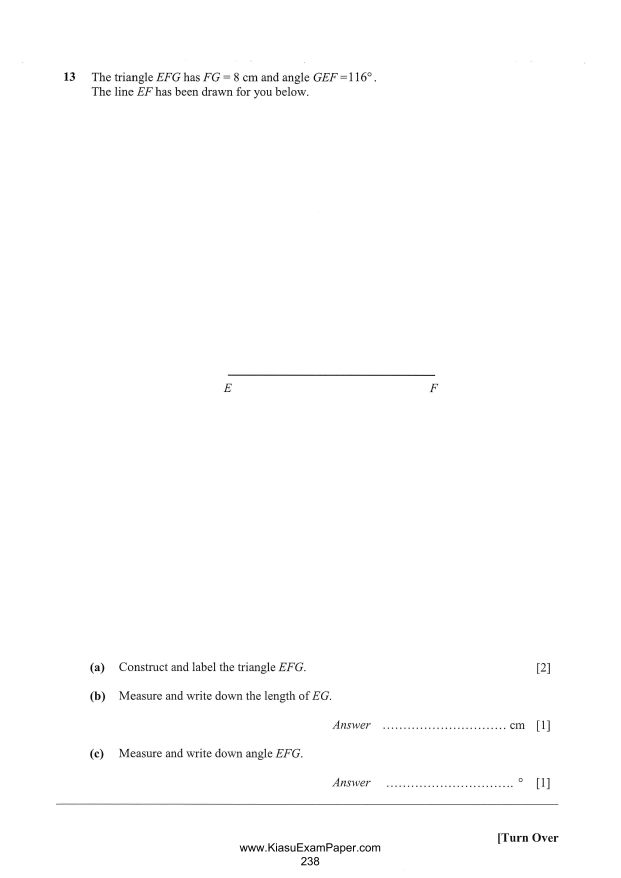
#> input picture pdf-processor/output/page_10.png, 2482 x 3510 px (shown at 1/4 size)
$ python detect_diagrams_hybrid.py output/page_10.png
#> lines starting #> are read from the running program, lines starting #| are printed output that depends on the picture; after the words box and inside, x2 and y2 are one past the last pixel; in counts of white or black regions, pixels touching at a corner belong together
#!/usr/bin/env python3
"""
Advanced diagram detection combining multiple computer vision techniques
"""

from PIL import Image
from pathlib import Path
import cv2
import numpy as np

def detect_diagrams_hybrid(image_path, output_dir='output'):
    """
    Hybrid approach: Edge detection + Contour analysis + Density mapping + Grid detection
    """
#> called with image_path = 'output/page_10.png', output_dir = 'output'

    print(f"Detecting diagrams in {Path(image_path).name}...")

    # Load image
    image = cv2.imread(str(image_path))
#> image is the input picture: shape (3510, 2482, 3); min 0, max 255, mean 253.3
    gray = cv2.cvtColor(image, cv2.COLOR_BGR2GRAY)
    height, width = gray.shape

    # Strategy 1: Edge-based detection
    edges = cv2.Canny(gray, 30, 100)
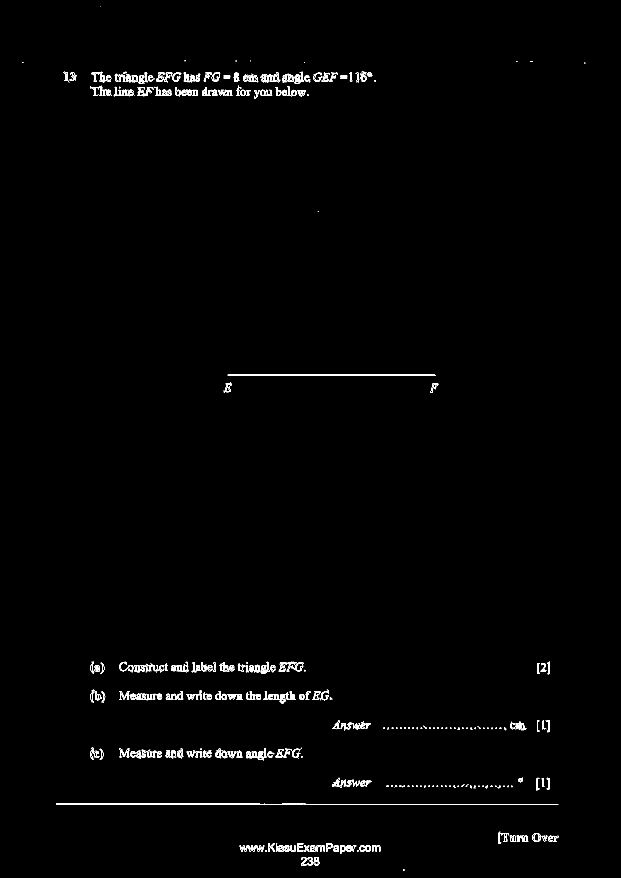
#> edges: shape (3510, 2482) (shown at 1/4 size); 0.5% white in thin lines or dots, all inside (x1, y1, x2, y2) = (89, 24, 2341, 3482)

    # Dilate edges to connect nearby elements
    kernel = np.ones((5, 5), np.uint8)
    dilated_edges = cv2.dilate(edges, kernel, iterations=3)
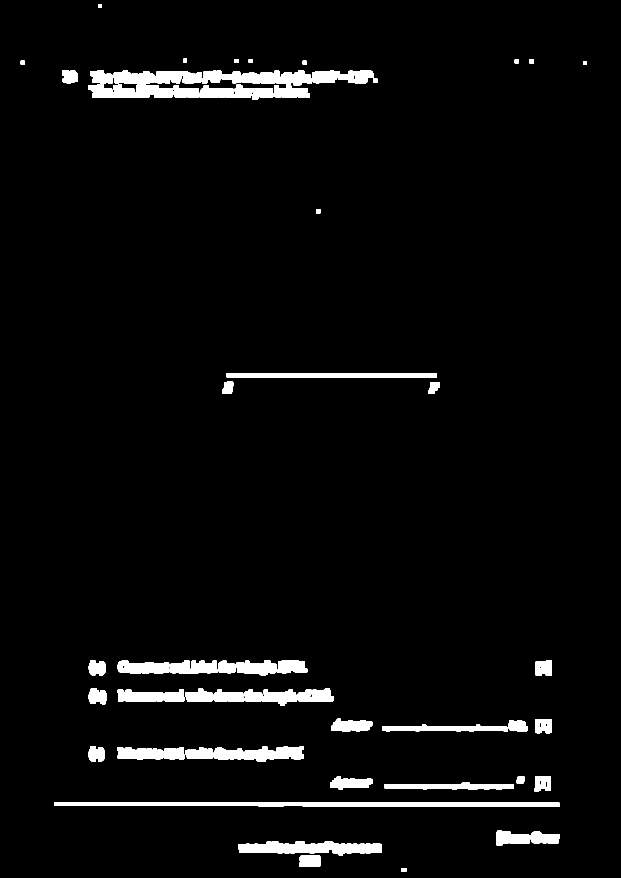
#> dilated_edges: shape (3510, 2482) (shown at 1/4 size); 3.7% white; 61 white regions

    # Find contours on dilated edges
    contours, _ = cv2.findContours(dilated_edges, cv2.RETR_EXTERNAL, cv2.CHAIN_APPROX_SIMPLE)
#> contours = 61 contours; largest, box (x1, y1, x2, y2) and area: (218, 3209, 2239, 3226) 28368, (354, 281, 807, 391) 28050, (952, 3367, 1527, 3422) 21252, (905, 1492, 1747, 1510) 13256, (945, 2641, 1229, 2701) 12034

    # Strategy 2: Density-based detection
    # Create a grid and measure edge density in each cell
    grid_size = 100
    density_map = np.zeros((height // grid_size + 1, width // grid_size + 1))

    for i in range(0, height, grid_size):
        for j in range(0, width, grid_size):
            cell = edges[i:i+grid_size, j:j+grid_size]
            density_map[i // grid_size, j // grid_size] = np.sum(cell) / (grid_size * grid_size)
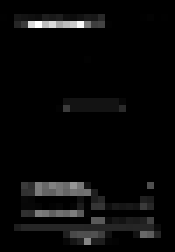
#> density_map: shape (36, 25) float64 (shown 7 times larger); min 0, max 34.04, mean 1.2; drawn with min black and max white

    # Find regions with high edge density (likely diagrams)
    threshold = np.percentile(density_map, 90)  # Top 10% density
#> threshold = 3.96
    high_density_regions = density_map > threshold
#> high_density_regions: shape (36, 25) bool; 10% white in thin lines or dots, all inside (x1, y1, x2, y2) = (2, 2, 23, 35)

    # Strategy 3: Grid detection for coordinate geometry
    grid_diagrams = detect_coordinate_grids(gray, edges, width, height)

    diagrams = []

    # Process contours
    for contour in contours:
        x, y, w, h = cv2.boundingRect(contour)
        area = w * h

        # Check if this region overlaps with high-density areas
        center_x, center_y = x + w // 2, y + h // 2
        grid_x, grid_y = center_y // grid_size, center_x // grid_size

        if grid_x < density_map.shape[0] and grid_y < density_map.shape[1]:
            region_density = density_map[grid_x, grid_y]
        else:
            region_density = 0

        # Filters - balanced to catch valid diagrams without false positives
        is_large_enough = area > 10000  # 10k pixels minimum (was 15k - too strict)
        max_area = width * height * 0.35  # Max 35% of page area (was 15% - too strict)
        is_not_too_large = area < max_area
        is_not_full_width = w < width * 0.65  # Max 65% of page width (was 40% - too strict)
        is_not_full_height = h < height * 0.60  # Max 60% of page height (was 40% - too strict)
        aspect_ratio = w / h if h > 0 else 0
        is_reasonable = 0.3 < aspect_ratio < 4.0  # More flexible aspect ratio (was 0.4-2.5)
        has_content = region_density > threshold * 0.65  # High density requirement (was 0.8 - too strict)

        # Debug print for ALL significant regions to help troubleshooting
        if area > 50000:  # Print for regions > 50k pixels
            print(f"    Contour: {w}x{h}px ({area}px), max={max_area:.0f}, large_ok={is_large_enough}, size_ok={is_not_too_large}, width_ok={is_not_full_width}, height_ok={is_not_full_height}, aspect_ok={is_reasonable}, density_ok={has_content}")

        # Require: reasonable size, not full page, good aspect ratio, high density
        if (is_large_enough and is_not_too_large and is_not_full_width and
            is_not_full_height and is_reasonable and has_content):

            # Calculate confidence score (0-100)
            # Factors: density, size, aspect ratio, edge content
            density_score = min(region_density / threshold, 1.0) * 40  # Max 40 points
            size_score = min(area / 100000, 1.0) * 30  # Max 30 points (100k pixels = full score)
            aspect_score = 20 if 0.3 < aspect_ratio < 3.0 else 10  # 20 points for good aspect ratio
            edge_score = min(np.sum(edges[y:y+h, x:x+w]) / area * 100, 10)  # Max 10 points

            confidence = density_score + size_score + aspect_score + edge_score

            diagrams.append({
                'bbox': (x, y, x + w, y + h),
                'area': area,
                'density': region_density,
                'confidence': round(min(confidence, 100), 1),
                'source': 'contour_density'
            })

    # Add grid diagrams
    diagrams.extend(grid_diagrams)

    # Sort by area
    diagrams = sorted(diagrams, key=lambda x: x['area'], reverse=True)

    # Remove overlapping detections (keep larger ones)
    filtered_diagrams = []
    for diag in diagrams:
        x1, y1, x2, y2 = diag['bbox']
        is_overlapping = False

        for existing in filtered_diagrams:
            ex1, ey1, ex2, ey2 = existing['bbox']
            # Check for significant overlap
            overlap_x = max(0, min(x2, ex2) - max(x1, ex1))
            overlap_y = max(0, min(y2, ey2) - max(y1, ey1))
            overlap_area = overlap_x * overlap_y

            if overlap_area > diag['area'] * 0.5:  # More than 50% overlap
                is_overlapping = True
                break

        if not is_overlapping:
            filtered_diagrams.append(diag)

    print(f"  ✓ Found {len(filtered_diagrams)} diagrams")
    for i, d in enumerate(filtered_diagrams[:3]):
        bbox = d['bbox']
        w, h = bbox[2] - bbox[0], bbox[3] - bbox[1]
        source = d.get('source', 'unknown')
        print(f"    #{i+1}: {w}x{h}px, density={d['density']:.2f}, conf={d['confidence']:.1f}%, source={source}")

    return filtered_diagrams


def detect_coordinate_grids(gray, edges, width, height):
    """
    Detect coordinate grids by finding regular intersection patterns
    """
#> called with width = 2482, height = 3510
    grid_diagrams = []
    output_dir = Path('output/debug')
    output_dir.mkdir(exist_ok=True)

    # Pre-processing to reduce noise
    blurred = cv2.GaussianBlur(gray, (5, 5), 0)

    # Method 1: Look for regions with regular grid patterns using morphological operations
    # Create horizontal and vertical line detectors - larger kernels to be less sensitive
    horizontal_kernel = cv2.getStructuringElement(cv2.MORPH_RECT, (40, 1))
    vertical_kernel = cv2.getStructuringElement(cv2.MORPH_RECT, (1, 40))

    # Apply morphological operations on blurred image edges
    edges_blurred = cv2.Canny(blurred, 50, 150)
#> edges_blurred: shape (3510, 2482); 0.46% white in thin lines or dots, all inside (x1, y1, x2, y2) = (89, 242, 2341, 3462)
    horizontal_lines = cv2.morphologyEx(edges_blurred, cv2.MORPH_OPEN, horizontal_kernel)
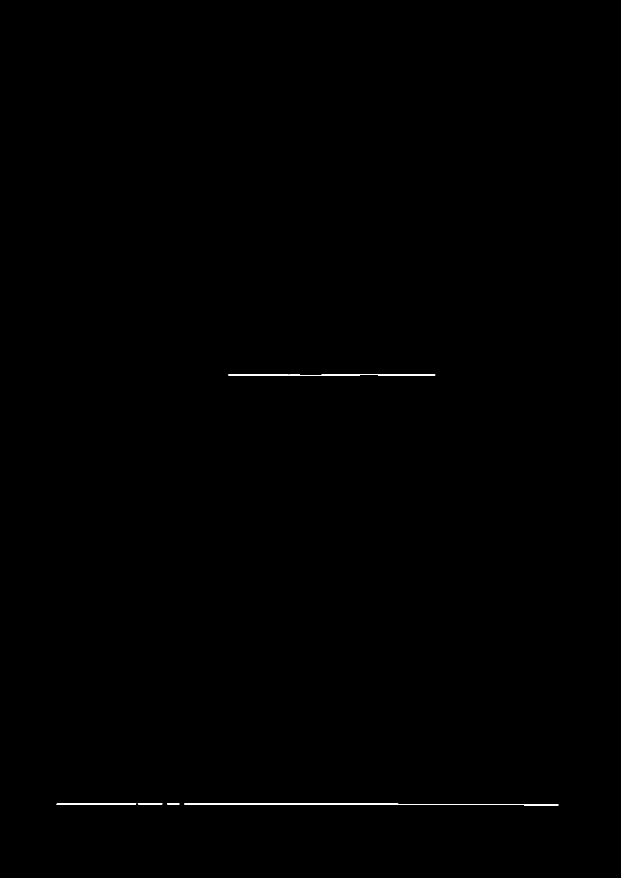
#> horizontal_lines: shape (3510, 2482) (shown at 1/4 size); 0.06% white in thin lines or dots, all inside (x1, y1, x2, y2) = (225, 1498, 2234, 3221)
    vertical_lines = cv2.morphologyEx(edges_blurred, cv2.MORPH_OPEN, vertical_kernel)
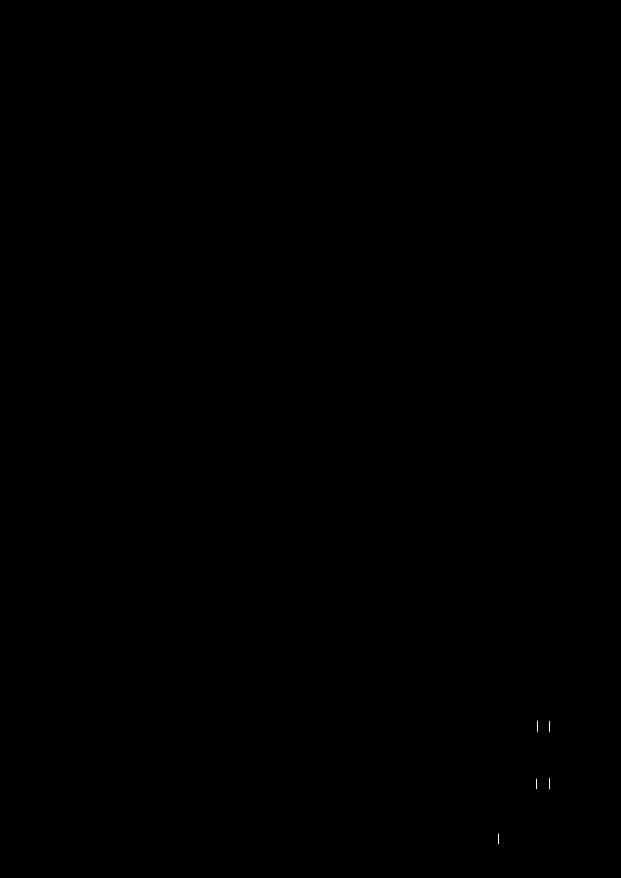
#> vertical_lines: shape (3510, 2482) (shown at 1/4 size); 0% white in thin lines or dots, all inside (x1, y1, x2, y2) = (1993, 2883, 2199, 3376)

    # Save debug images
    cv2.imwrite(str(output_dir / 'grid_horizontal_lines.png'), horizontal_lines)
    cv2.imwrite(str(output_dir / 'grid_vertical_lines.png'), vertical_lines)

    # Find intersections (grid points)
    intersections = cv2.bitwise_and(horizontal_lines, vertical_lines)
#> intersections: shape (3510, 2482); every value is 0
    cv2.imwrite(str(output_dir / 'grid_intersections.png'), intersections)

    # Find contours of intersection regions
    contours, _ = cv2.findContours(intersections, cv2.RETR_EXTERNAL, cv2.CHAIN_APPROX_SIMPLE)
#> contours = []

    print(f"    [Grid Debug] Method 1 (Intersections): Found {len(contours)} intersection contours.")
#|     [Grid Debug] Method 1 (Intersections): Found 0 intersection contours.

    for i, contour in enumerate(contours):
        x, y, w, h = cv2.boundingRect(contour)
        area = w * h

        if area > 1000:  # Minimum intersection area
            print(f"    [Grid Debug] Contour #{i}: Area={area}px")
            # Check if this region has regular grid spacing
            region = intersections[y:y+h, x:x+w]

            # Find all intersection points in this region
            points = np.column_stack(np.where(region > 0))
            print(f"    [Grid Debug] Contour #{i}: Found {len(points)} intersection points.")

            if len(points) >= 9:  # Need at least 3x3 grid points
                # Analyze spacing
                y_coords = np.unique(points[:, 0])  # Row coordinates
                x_coords = np.unique(points[:, 1])  # Column coordinates

                if len(y_coords) >= 3 and len(x_coords) >= 3:
                    y_spacing = np.diff(y_coords)
                    x_spacing = np.diff(x_coords)

                    y_spacing_std = np.std(y_spacing) if len(y_spacing) > 0 else 0
                    x_spacing_std = np.std(x_spacing) if len(x_spacing) > 0 else 0

                    y_mean_spacing = np.mean(y_spacing) if len(y_spacing) > 0 else 0
                    x_mean_spacing = np.mean(x_spacing) if len(x_spacing) > 0 else 0

                    # Check regularity
                    y_cv = y_spacing_std / y_mean_spacing if y_mean_spacing > 0 else 0
                    x_cv = x_spacing_std / x_mean_spacing if x_mean_spacing > 0 else 0

                    print(f"    [Grid Debug] Contour #{i}: Y-spacing CV={y_cv:.2f}, X-spacing CV={x_cv:.2f}")

                    # Relaxed CV thresholds - real grids can have some variation
                    if y_cv < 2.0 and x_cv < 2.0 and y_mean_spacing > 5 and x_mean_spacing > 5:
                        # This looks like a regular grid
                        grid_area = w * h

                        if grid_area > 10000:  # Minimum grid area
                            confidence = min(len(y_coords) * len(x_coords) * 2 + (1.0 - y_cv - x_cv) * 40, 100)

                            grid_diagrams.append({
                                'bbox': (x, y, x + w, y + h),
                                'area': grid_area,
                                'density': len(points),
                                'confidence': round(confidence, 1),
                                'source': 'grid_intersection'
                            })
                            print(f"    ✓ Detected grid by intersections: {w}x{h}px, {len(x_coords)}x{len(y_coords)} grid, conf={confidence:.1f}%")
#> this loop made 0 passes
#> after the loop, grid_diagrams = []

    # Method 2: Fallback to line-based detection if no intersections found
    if not grid_diagrams:
        print("    [Grid Debug] Method 1 failed, trying Method 2 (Hough Lines).")
        # Use adaptive thresholding for better line detection
        thresh = cv2.adaptiveThreshold(blurred, 255, cv2.ADAPTIVE_THRESH_GAUSSIAN_C, cv2.THRESH_BINARY_INV, 15, 4)
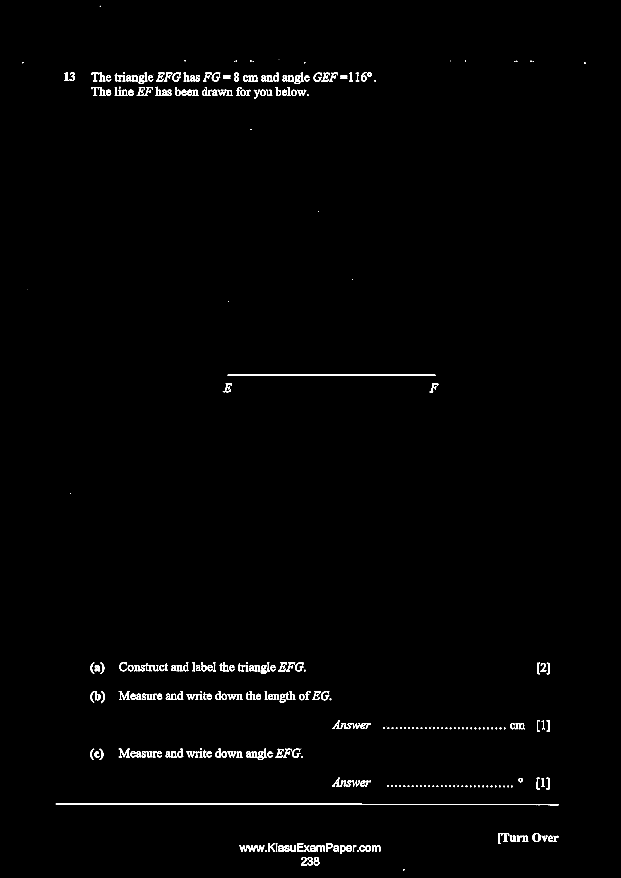
#> thresh: shape (3510, 2482) (shown at 1/4 size); 0.86% white; 349 white regions (28 under 20 px), largest, box (x1, y1, x2, y2) and area: (223, 3214, 2234, 3221) 7039, (911, 1498, 1741, 1504) 3442, (958, 3381, 1058, 3407) 1064
        cv2.imwrite(str(output_dir / 'grid_adaptive_thresh.png'), thresh)

        # Hough line detection - tuned parameters
        lines = cv2.HoughLinesP(thresh, 1, np.pi / 180, threshold=50, minLineLength=50, maxLineGap=10)
#> lines = 450 rows, first 6: [223, 3216, 1958, 3216], [224, 3217, 2233, 3217], [223, 3215, 1447, 3215], [871, 3218, 2233, 3218], [911, 1500, 1740, 1500], [911, 1501, 1740, 1501]

        print(f"    [Grid Debug] Method 2: Found {len(lines) if lines is not None else 0} lines.")
#|     [Grid Debug] Method 2: Found 450 lines.

        if lines is not None and len(lines) > 6:
            horizontal_lines = []
            vertical_lines = []

            for line in lines:
                x1, y1, x2, y2 = line[0]
                dx, dy = abs(x2 - x1), abs(y2 - y1)

                if dx > dy * 2:  # Horizontal
                    horizontal_lines.append((x1, y1, x2, y2))
                elif dy > dx * 2:  # Vertical
                    vertical_lines.append((x1, y1, x2, y2))
#> this loop made 450 passes
#> (x1, y1, x2, y2, dx, dy) on passes 1 to 3: (223, 3216, 1958, 3216, 1735, 0), (224, 3217, 2233, 3217, 2009, 0), (223, 3215, 1447, 3215, 1224, 0)
#> after the loop, horizontal_lines = 450 items, first 6: (223, 3216, 1958, 3216), (224, 3217, 2233, 3217), (223, 3215, 1447, 3215), (871, 3218, 2233, 3218), (911, 1500, 1740, 1500), (911, 1501, 1740, 1501); vertical_lines = []

            print(f"    [Grid Debug] Method 2: Found {len(horizontal_lines)} horizontal lines and {len(vertical_lines)} vertical lines.")
#|     [Grid Debug] Method 2: Found 450 horizontal lines and 0 vertical lines.

            if len(horizontal_lines) >= 3 and len(vertical_lines) >= 3:
                # Group lines by position and check spacing
                h_positions = sorted(list(set((line[1] + line[3]) // 2 for line in horizontal_lines)))
                v_positions = sorted(list(set((line[0] + line[2]) // 2 for line in vertical_lines)))

                if len(h_positions) >= 3 and len(v_positions) >= 3:
                    h_spacing = np.diff(h_positions)
                    v_spacing = np.diff(v_positions)

                    h_std = np.std(h_spacing) if len(h_spacing) > 0 else 0
                    v_std = np.std(v_spacing) if len(v_spacing) > 0 else 0

                    h_mean = np.mean(h_spacing) if len(h_spacing) > 0 else 0
                    v_mean = np.mean(v_spacing) if len(v_spacing) > 0 else 0

                    h_cv = h_std / h_mean if h_mean > 0 else 0
                    v_cv = v_std / v_mean if v_mean > 0 else 0

                    print(f"    [Grid Debug] Method 2: Y-spacing CV={h_cv:.2f}, X-spacing CV={v_cv:.2f}")

                    # Relaxed CV thresholds for line-based grid detection
                    if h_cv < 2.0 and v_cv < 2.0 and h_mean > 15 and v_mean > 15:
                        x1, x2 = min(v_positions), max(v_positions)
                        y1, y2 = min(h_positions), max(h_positions)
                        w, h = x2 - x1, y2 - y1
                        area = w * h

                        if area > 8000:
                            confidence = min(len(h_positions) * len(v_positions) + (1.0 - h_cv - v_cv) * 50, 100)

                            grid_diagrams.append({
                                'bbox': (x1, y1, x2, y2),
                                'area': area,
                                'density': len(horizontal_lines) + len(vertical_lines),
                                'confidence': round(confidence, 1),
                                'source': 'grid_lines'
                            })
                            print(f"    ✓ Detected grid by lines: {w}x{h}px, {len(h_positions)}x{len(v_positions)} grid, conf={confidence:.1f}%")

    return grid_diagrams

if __name__ == "__main__":
    import sys

    if len(sys.argv) < 2:
        print("Usage: python detect_diagrams_hybrid.py <image_path>")
        print("Example: python detect_diagrams_hybrid.py output/page_10.png")
        sys.exit(1)

    image_path = sys.argv[1]
    diagrams = detect_diagrams_hybrid(image_path)
#> the loop in detect_diagrams_hybrid, `for contour in contours:` made 61 passes
#> (x, y, w, h, area, center_x, center_y, grid_x) on passes 1 to 5: (1606, 3472, 19, 16, 304, 1615, 3480, 34), (1198, 3422, 85, 46, 3910, 1240, 3445, 34), (952, 3367, 575, 55, 31625, 1239, 3394, 33), (2123, 3327, 117, 47, 5499, 2181, 3350, 33), (1986, 3321, 133, 61, 8113, 2052, 3351, 33)
#> the loop in detect_diagrams_hybrid, `for diag in diagrams:` made 4 passes
#|   ✓ Found 4 diagrams
#> the loop in detect_diagrams_hybrid, `for i, d in enumerate(filtered_diagrams[:3]):` made 3 passes
#|     #1: 238x62px, density=16.78, conf=64.4%, source=contour_density
#|     #2: 210x64px, density=15.40, conf=64.0%, source=contour_density
#|     #3: 207x54px, density=16.63, conf=63.4%, source=contour_density

    if diagrams:
        image = Image.open(image_path)
        output_dir = Path('output')

        for idx, diag in enumerate(diagrams):
            x1, y1, x2, y2 = diag['bbox']

            # Add padding
            padding = 40
            x1 = max(0, x1 - padding)
            y1 = max(0, y1 - padding)
            x2 = min(image.width, x2 + padding)
            y2 = min(image.height, y2 + padding)

            crop = image.crop((x1, y1, x2, y2))

            filename = f"{Path(image_path).stem}_hybrid_diagram_{idx+1}.png"
            save_path = output_dir / filename
            crop.save(save_path, optimize=True)

#> (the run stopped early here; a loop or call above may not have finished)
